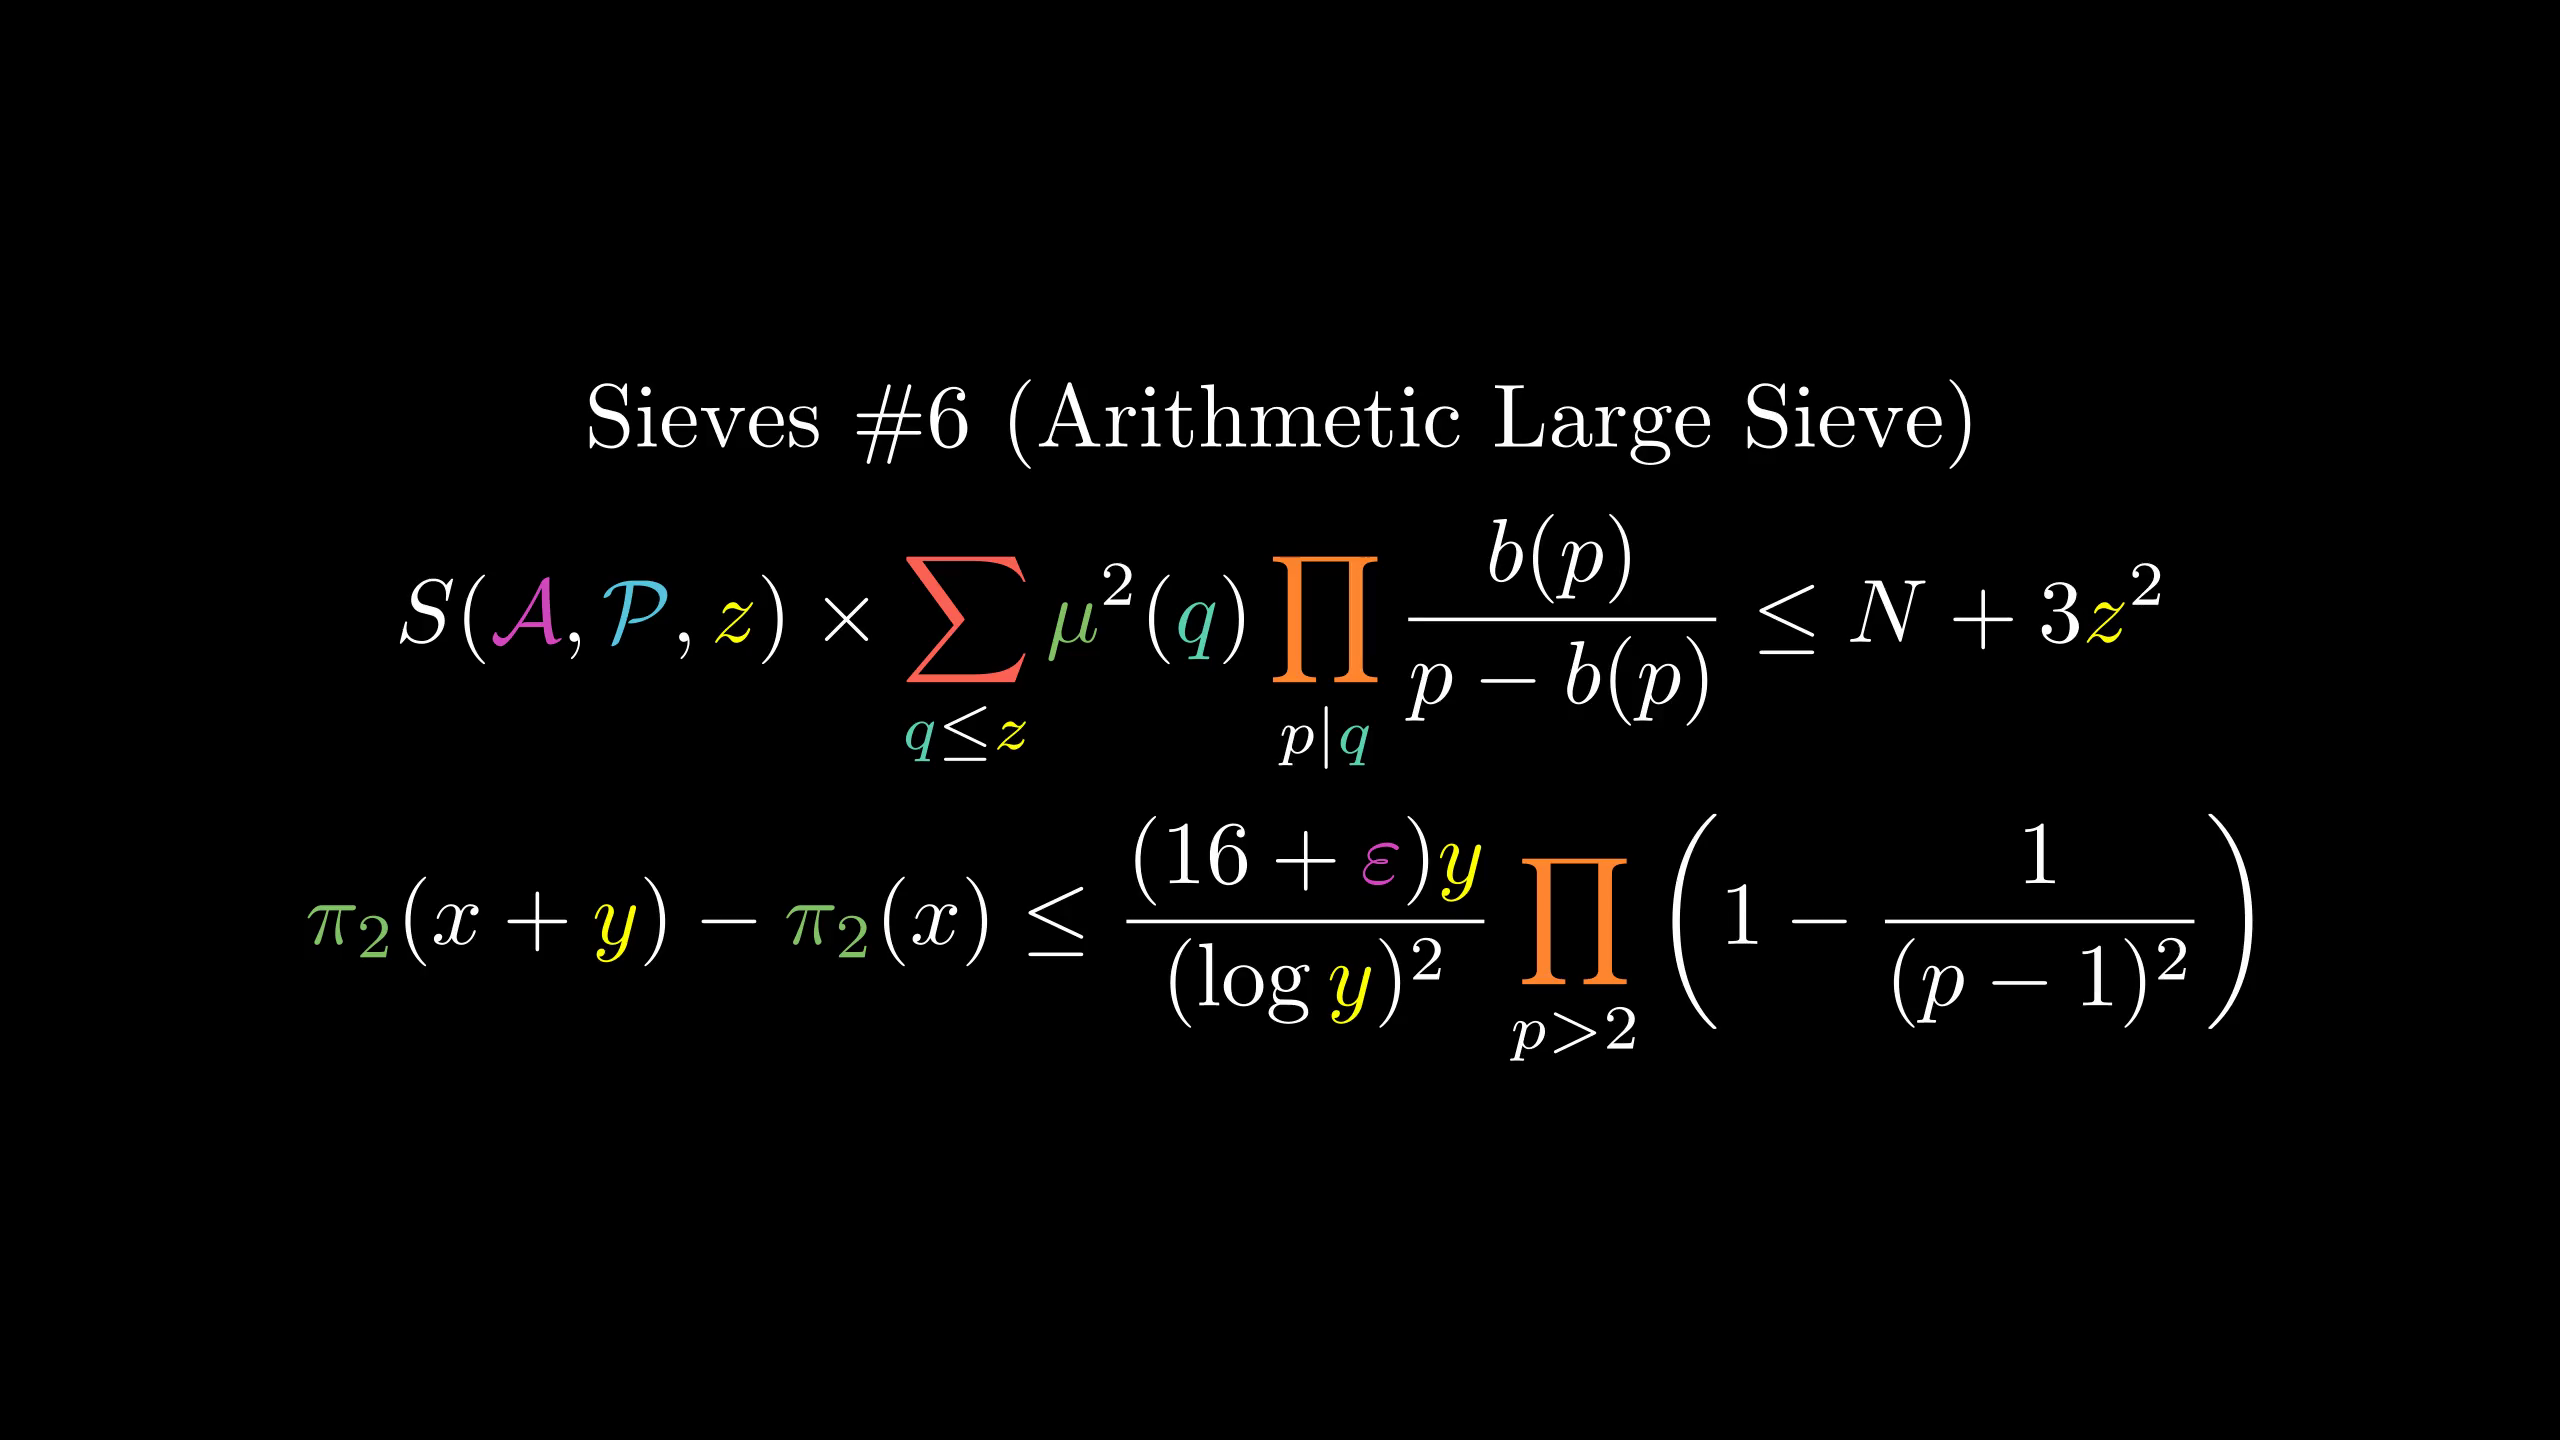

Reproduce this figure in Python.
from manimlib.imports import *

class FooScene(Scene):
    def construct(self):
        tit=TextMobject(r"Sieves \#6 (Arithmetic Large Sieve)")
        fml=TexMobject(r"S(\mathcal A,\mathcal P,z)\times\sum_{q\le z}\mu^2(q)\prod_{p|q}{b(p)\over p-b(p)}\le N+3z^2",
                tex_to_color_map={
                    "L":BLUE,r"\mathcal A":PINK,"z":YELLOW,
                    r"\mu":GREEN,r"\prod":ORANGE,
                    r"\sum":RED,"q":TEAL,r"\mathcal P":BLUE
                })
        fml2=TexMobject(r"\pi_2(x+y)-\pi_2(x)\le{(16+\varepsilon)y\over(\log y)^2}\prod_{p>2}\left(1-{1\over(p-1)^2}\right)",
                tex_to_color_map={
                    "y":YELLOW,r"\prod":ORANGE,
                    r"\pi_2":GREEN,r"\varepsilon":PINK
                })
        self.add(VGroup(tit,fml,fml2).arrange(DOWN))
        self.wait()
